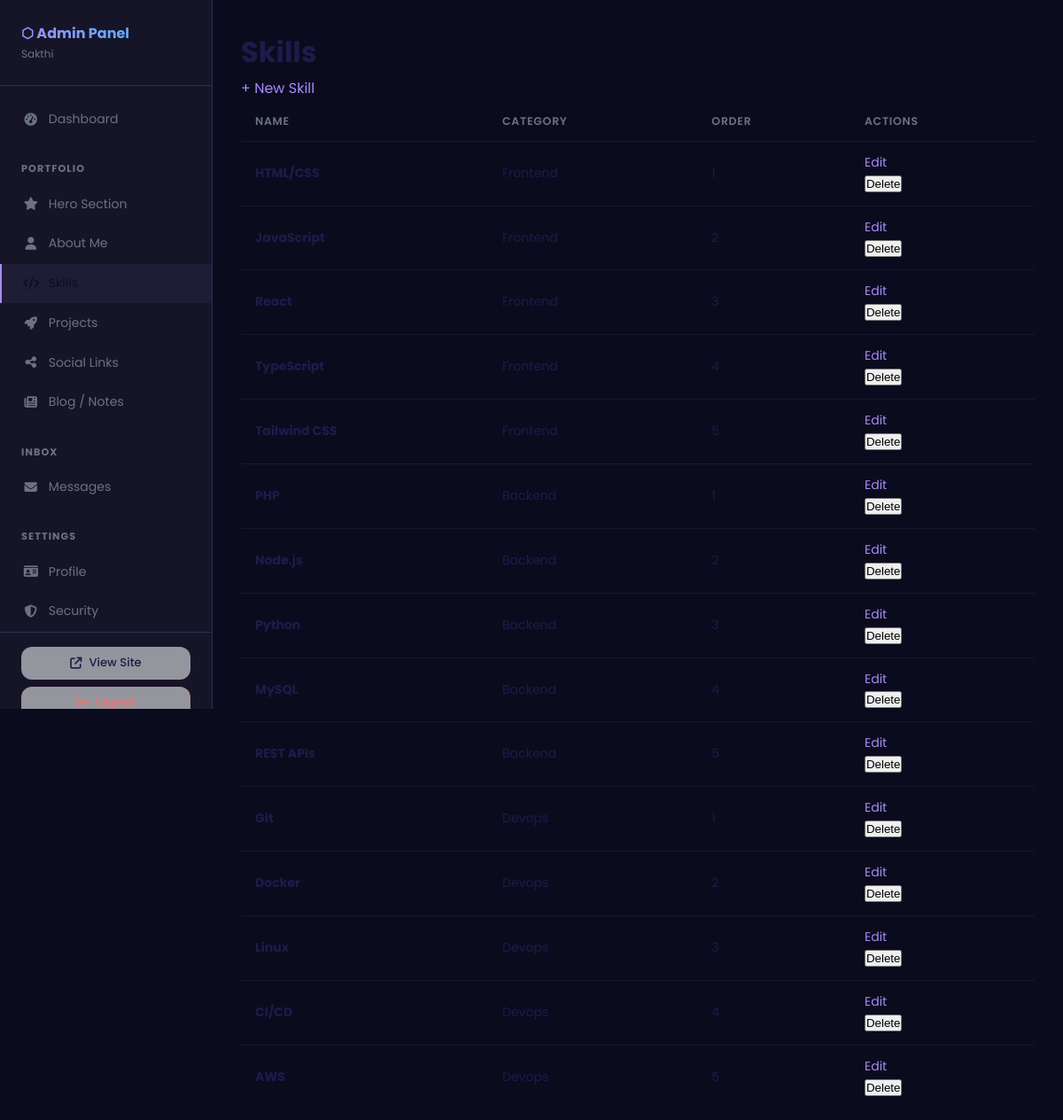
/admin/skills.php (signed in), run on the app's committed database.
### tables this page shows
CREATE TABLE IF NOT EXISTS skills (
    id INT AUTO_INCREMENT PRIMARY KEY,
    name VARCHAR(100) NOT NULL,
    category ENUM('frontend', 'backend', 'devops', 'other') NOT NULL DEFAULT 'other',
    percentage INT NOT NULL DEFAULT 80,
    display_order INT DEFAULT 0,
    created_at TIMESTAMP DEFAULT CURRENT_TIMESTAMP
);

### includes/db.php (called while the page is built, shortened)
<?php
class Database {
    private static $instance = null;
    private $connection;
    private function __construct() {
        try {
            $this->connection = new mysqli(DB_HOST, DB_USER, DB_PASS, DB_NAME);
            $this->connection->set_charset('utf8mb4');
        } catch (mysqli_sql_exception $e) {
            error_log("Database connection failed: " . $e->getMessage());
            if (defined('DB_HOST') && DB_HOST === 'localhost') {
                die('<div style="font-family:sans-serif;padding:2rem;background:#1a1a24;color:#ff4444;border:1px solid #ff4444;border-radius:12px;margin:2rem;max-width:600px;">
                    <h2>⚠️ Database Connection Failed</h2>
                    <p>' . htmlspecialchars($e->getMessage()) . '</p>
                    <p style="color:#a0a0b0;margin-top:1rem;">Run <a href="' . BASE_URL . '/setup.php" style="color:#6c5ce7;">setup.php</a> to create the database.</p>
                </div>');
            } else {
                die("Database connection error. Please try again later.");
            }
        }
    }
    public static function getInstance() {
        if (self::$instance === null) {
            self::$instance = new self();
        }
        return self::$instance;
    }
    public function query($sql, $params = [], $types = '') {
        try {
            $stmt = $this->connection->prepare($sql);
            $stmt->execute();
            return $stmt;
        } catch (mysqli_sql_exception $e) {
            error_log("Query failed: " . $e->getMessage() . " | SQL: " . $sql);
            return false;
        }
    }
    public function getRows($sql, $params = [], $types = '') {
        $stmt = $this->query($sql, $params, $types);
        if ($stmt) {
            $result = $stmt->get_result();
            return $result->fetch_all(MYSQLI_ASSOC);
        }
        return [];
    }
}

### includes/auth.php (called while the page is built, shortened)
<?php
require_once __DIR__ . '/db.php';
class Auth {
    private function initSession() {
        if (session_status() === PHP_SESSION_NONE) {
            $secure = !empty($_SERVER['HTTPS']) && $_SERVER['HTTPS'] !== 'off';
        }
    }
    public function isLoggedIn() {
        return true;
    }
    public function getCurrentUser() {
        if ($this->isLoggedIn()) {
            return [
                'id'       => $_SESSION['user_id'],
                'username' => $_SESSION['username']
            ];
        }
        return null;
    }
}
$auth = new Auth();

### includes/functions.php (called while the page is built, shortened)
<?php
function escape($string) {
    return htmlspecialchars($string ?? '', ENT_QUOTES | ENT_SUBSTITUTE, 'UTF-8');
}
function getSkills($category = null) {
    $db = Database::getInstance();
    return $db->getRows("SELECT * FROM skills ORDER BY category, display_order, id");
}

### admin/skills.php (the view, shortened to what this page needs)
<?php
require_once '../includes/db.php';
require_once '../includes/auth.php';
require_once '../includes/functions.php';
$auth->requireLogin();
$isAdminPage = true;
$skills = getSkills();
require_once '../includes/header.php';
?>
<div class="admin-layout">
    <?php include __DIR__ . '/_sidebar.php'; ?>
    <div class="admin-main">
        <div class="admin-header">
            <h1>Skills</h1>
            <a href="<?php echo BASE_URL; ?>/admin/skill-edit.php" class="btn primary">+ New Skill</a>
        </div>
        <div class="data-card bento-card">
            <?php if (empty($skills)): ?>
            <div class="empty-state">
                <div class="empty-icon">💡</div>
                <h3>No skills yet</h3>
                <p>Add your technical skills to showcase expertise.</p>
                <a href="<?php echo BASE_URL; ?>/admin/skill-edit.php" class="btn primary">Add First Skill</a>
            </div>
            <?php else: ?>
            <table class="admin-table">
                <thead>
                    <tr>
                        <th>Name</th>
                        <th>Category</th>
                        <th>Order</th>
                        <th>Actions</th>
                    </tr>
                </thead>
                <tbody>
                    <?php foreach ($skills as $skill): ?>
                    <tr>
                        <td><strong><?php echo escape($skill['name']); ?></strong></td>
                        <td><span class="category-badge <?php echo escape($skill['category']); ?>"><?php echo escape(ucfirst($skill['category'])); ?></span></td>
                        <td><?php echo (int)$skill['display_order']; ?></td>
                        <td class="actions">
                            <a href="<?php echo BASE_URL; ?>/admin/skill-edit.php?id=<?php echo $skill['id']; ?>" class="action-btn edit">Edit</a>
                            <form method="POST" class="inline-form" onsubmit="return confirm('Delete this skill?')">
                                <button type="submit" class="action-btn delete">Delete</button>
                            </form>
                        </td>
                    </tr>
                    <?php endforeach; ?>
                </tbody>
            </table>
            <?php endif; ?>
        </div>
    </div>
</div>
<?php require_once '../includes/footer.php'; ?>

### includes/header.php (shortened to what this page needs)
<!DOCTYPE html>
<html lang="en" data-theme="dark">
<head>
    <link rel="stylesheet" href="https://cdn.jsdelivr.net/npm/@fortawesome/fontawesome-free@6.5.0/css/all.min.css">
    <link rel="stylesheet" href="https://cdnjs.cloudflare.com/ajax/libs/font-awesome/6.5.0/css/all.min.css"
          onerror="this.remove()">
    <link rel="stylesheet" href="<?php echo BASE_URL; ?>/assets/css/style.css">
    <?php if (!empty($isAdminPage)): ?>
    <link rel="stylesheet" href="../assets/css/style.css" onerror="this.remove()">
    <?php endif; ?>
</head>
<body<?php echo !empty($isAdminPage) ? ' class="admin-body"' : ''; ?>>
<main<?php echo !empty($isAdminPage) ? '' : ''; ?>>

### admin/_sidebar.php
<?php
$currentPage = basename($_SERVER['PHP_SELF']);
?>
<aside class="admin-sidebar">
  <div class="sidebar-brand">
    <h2>⬡ Admin Panel</h2>
    <p><?php echo escape($auth->getCurrentUser()['username'] ?? 'Admin'); ?></p>
  </div>
  <nav class="sidebar-nav">
    <a href="<?php echo BASE_URL; ?>/admin/dashboard.php"
       class="<?php echo $currentPage === 'dashboard.php' ? 'active' : ''; ?>">
      <i class="fa-solid fa-gauge-high"></i> Dashboard
    </a>
    <div class="sidebar-nav-label">Portfolio</div>
    <a href="<?php echo BASE_URL; ?>/admin/hero.php"
       class="<?php echo $currentPage === 'hero.php' ? 'active' : ''; ?>">
      <i class="fa-solid fa-star"></i> Hero Section
    </a>
    <a href="<?php echo BASE_URL; ?>/admin/about.php"
       class="<?php echo $currentPage === 'about.php' ? 'active' : ''; ?>">
      <i class="fa-solid fa-user"></i> About Me
    </a>
    <a href="<?php echo BASE_URL; ?>/admin/skills.php"
       class="<?php echo $currentPage === 'skills.php' ? 'active' : ''; ?>">
      <i class="fa-solid fa-code"></i> Skills
    </a>
    <a href="<?php echo BASE_URL; ?>/admin/projects.php"
       class="<?php echo $currentPage === 'projects.php' ? 'active' : ''; ?>">
      <i class="fa-solid fa-rocket"></i> Projects
    </a>
    <a href="<?php echo BASE_URL; ?>/admin/social.php"
       class="<?php echo $currentPage === 'social.php' ? 'active' : ''; ?>">
      <i class="fa-solid fa-share-nodes"></i> Social Links
    </a>
    <a href="<?php echo BASE_URL; ?>/admin/notes.php"
       class="<?php echo $currentPage === 'notes.php' ? 'active' : ''; ?>">
      <i class="fa-solid fa-newspaper"></i> Blog / Notes
    </a>
    <div class="sidebar-nav-label">Inbox</div>
    <a href="<?php echo BASE_URL; ?>/admin/messages.php"
       class="<?php echo $currentPage === 'messages.php' ? 'active' : ''; ?>">
      <i class="fa-solid fa-envelope"></i> Messages
    </a>
    <div class="sidebar-nav-label">Settings</div>
    <a href="<?php echo BASE_URL; ?>/admin/profile.php"
       class="<?php echo $currentPage === 'profile.php' ? 'active' : ''; ?>">
      <i class="fa-solid fa-id-card"></i> Profile
    </a>
    <a href="<?php echo BASE_URL; ?>/admin/security.php"
       class="<?php echo $currentPage === 'security.php' ? 'active' : ''; ?>">
      <i class="fa-solid fa-shield-halved"></i> Security
    </a>
  </nav>
  <div class="sidebar-footer">
    <a href="<?php echo BASE_URL; ?>/" target="_blank" class="btn-glass btn-sm" style="width:100%;justify-content:center;margin-bottom:.5rem">
      <i class="fa-solid fa-arrow-up-right-from-square"></i> View Site
    </a>
    <a href="<?php echo BASE_URL; ?>/admin/logout.php" class="btn-glass btn-sm" style="width:100%;justify-content:center;color:#f87171;border-color:rgba(248,113,113,.3)">
      <i class="fa-solid fa-arrow-right-from-bracket"></i> Logout
    </a>
  </div>
</aside>

### includes/footer.php (shortened to what this page needs)
    </main>
</body>
</html>

### assets/css/style.css (style rules this page uses)
:root { --bg: #0f0c29; --bg2: #1a1a3e; --glass: rgba(255, 255, 255, 0.07); --glass-border: rgba(255, 255, 255, 0.13); --glass-hover: rgba(255, 255, 255, 0.12); --glow-purple: rgba(167, 139, 250, 0.3); --glow-blue: rgba(56, 189, 248, 0.3); --text: #e2e8f0; --text-muted: #94a3b8; --text-strong: #f8fafc; --accent: #a78bfa; --accent2: #38bdf8; --accent3: #f472b6; --grad: linear-gradient(135deg, #a78bfa, #38bdf8); --grad2: linear-gradient(135deg, #f472b6, #a78bfa); --radius: 1.25rem; --radius-sm: .75rem; --blur: blur(18px); --tr: .3s cubic-bezier(.4, 0, .2, 1); --font: 'Poppins', sans-serif; --font-mono: 'JetBrains Mono', monospace; }
[data-theme="light"] { --bg: #f0f4ff; --bg2: #e8eeff; --glass: rgba(255, 255, 255, 0.55); --glass-border: rgba(167, 139, 250, 0.2); --glass-hover: rgba(255, 255, 255, 0.75); --text: #1e1b4b; --text-muted: #6b7280; --text-strong: #0f0c29; --glow-purple: rgba(167, 139, 250, 0.15); --glow-blue: rgba(56, 189, 248, 0.15); }
*, *::before, *::after { box-sizing: border-box; margin: 0; padding: 0 }
html { scroll-behavior: smooth; font-size: 16px }
body { font-family: var(--font); background: var(--bg); color: var(--text); line-height: 1.7; overflow-x: hidden; transition: background var(--tr), color var(--tr) }
a { color: var(--accent); text-decoration: none; transition: color var(--tr) }
.btn-glass { display: inline-flex; align-items: center; gap: .5rem; padding: .65rem 1.4rem; background: var(--glass); border: 1px solid var(--glass-border); color: var(--text); border-radius: var(--radius-sm); font-weight: 500; font-size: .9rem; cursor: pointer; transition: all var(--tr); backdrop-filter: var(--blur) }
.btn-glass.btn-sm { padding: .4rem .9rem; font-size: .82rem }
.admin-body { background: #0b0b1e; color: var(--text) }
.admin-layout { display: flex; min-height: 100vh }
.admin-sidebar { width: 240px; flex-shrink: 0; background: rgba(255, 255, 255, .04); border-right: 1px solid var(--glass-border); display: flex; flex-direction: column; padding: 1.5rem 0; position: sticky; top: 0; height: 100vh; overflow-y: auto }
.sidebar-brand { padding: 0 1.5rem 1.5rem; border-bottom: 1px solid var(--glass-border); margin-bottom: 1rem }
.sidebar-brand h2 { font-size: 1rem; font-weight: 700; background: var(--grad); -webkit-background-clip: text; -webkit-text-fill-color: transparent; background-clip: text }
.sidebar-brand p { font-size: .75rem; color: var(--text-muted) }
.sidebar-nav-label { font-size: .7rem; font-weight: 700; letter-spacing: .1em; text-transform: uppercase; color: var(--text-muted); padding: .5rem 1.5rem; margin-top: 1rem }
.sidebar-nav a { display: flex; align-items: center; gap: .7rem; padding: .65rem 1.5rem; font-size: .88rem; color: var(--text-muted); transition: all var(--tr); border-left: 2px solid transparent; position: relative }
.sidebar-nav a:hover, .sidebar-nav a.active { color: var(--text-strong); background: rgba(167, 139, 250, .07); border-left-color: var(--accent) }
.sidebar-nav a i { width: 1.1rem; text-align: center; font-size: .9rem }
.sidebar-footer { margin-top: auto; padding: 1rem 1.5rem; border-top: 1px solid var(--glass-border) }
.admin-main { flex: 1; padding: 2rem; overflow-y: auto }
.admin-table { width: 100%; border-collapse: collapse }
.admin-table th, .admin-table td { padding: .75rem 1rem; text-align: left; font-size: .88rem; border-bottom: 1px solid rgba(255, 255, 255, .06) }
.admin-table th { font-weight: 600; color: var(--text-muted); font-size: .78rem; text-transform: uppercase; letter-spacing: .06em }
.admin-table td { color: var(--text) }
.admin-table tr:last-child td { border-bottom: none }

### data on the page
skills: name "HTML/CSS", category "Frontend", display_order "1"
skills: name "JavaScript", category "Frontend", display_order "2"
skills: name "React", category "Frontend", display_order "3"
skills: name "TypeScript", category "Frontend", display_order "4"
skills: name "Tailwind CSS", category "Frontend", display_order "5"
skills: name "PHP", category "Backend", display_order "1"
skills: name "Node.js", category "Backend", display_order "2"
skills: name "Python", category "Backend", display_order "3"
skills: name "MySQL", category "Backend", display_order "4"
skills: name "REST APIs", category "Backend", display_order "5"
skills: name "Git", category "Devops", display_order "1"
skills: name "Docker", category "Devops", display_order "2"
skills: name "Linux", category "Devops", display_order "3"
skills: name "CI/CD", category "Devops", display_order "4"
skills: name "AWS", category "Devops", display_order "5"

### other printed values
$auth->getCurrentUser()['username'] "Sakthi"
